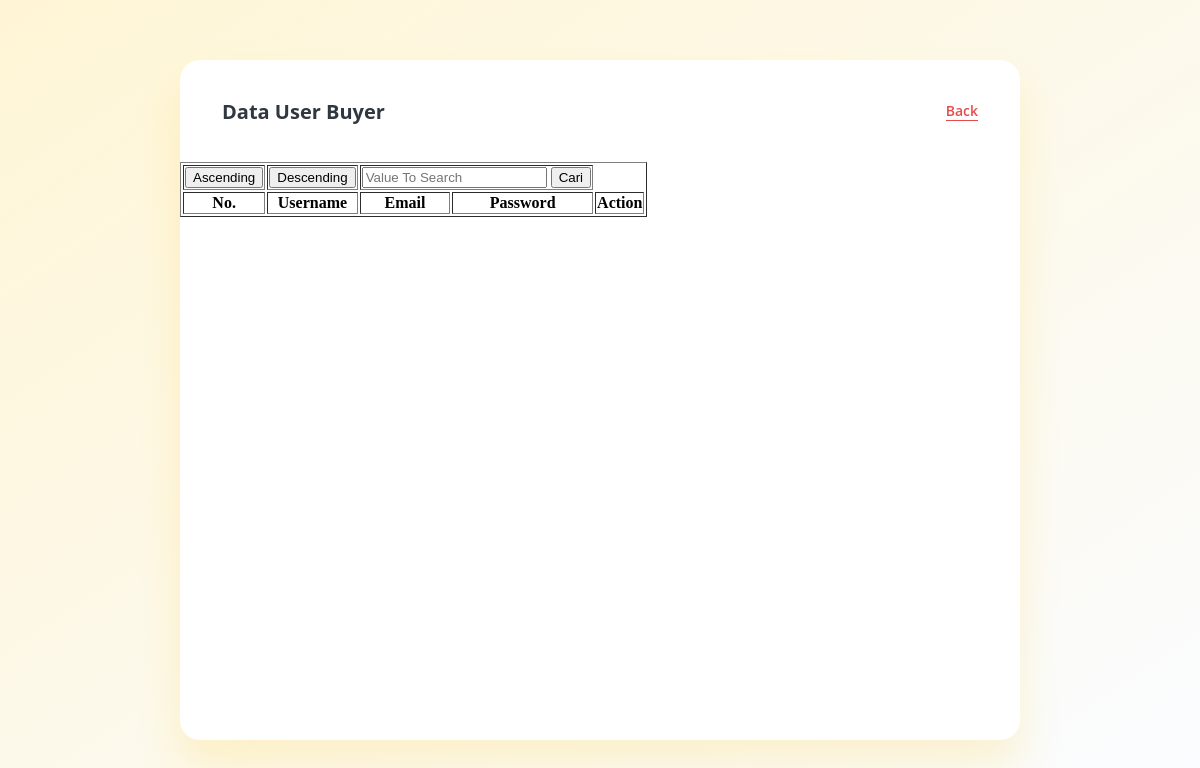
/edit-datauser.php, run on an earlier commit of the app's database.
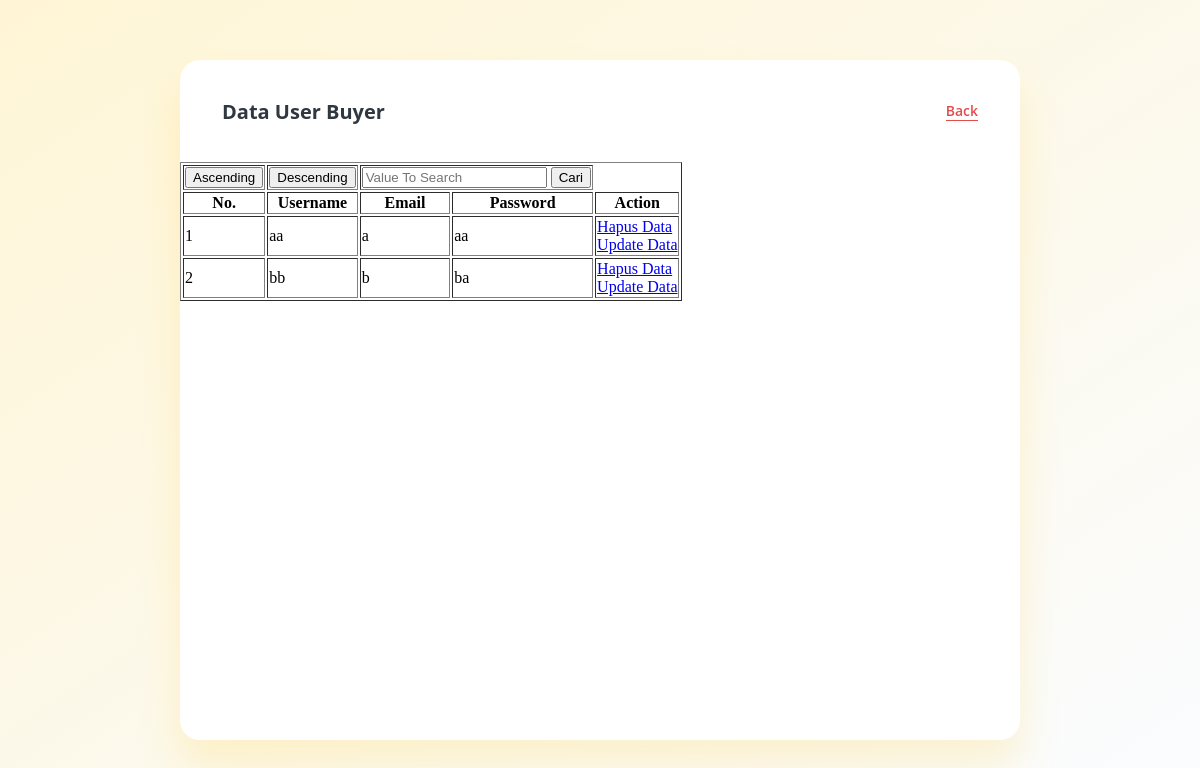
And on a later commit of the database.
### tables this page shows
CREATE TABLE `user` (
  `username` varchar(30) NOT NULL,
  `email` varchar(50) NOT NULL,
  `password` varchar(30) NOT NULL,
  `role` varchar(20) NOT NULL
);

### edit-datauser.php (the view, shortened to what this page needs)
<?php
    function executeQuery($query){
        require('db/koneksi.php');
        $result = mysqli_query($con, $query);
        return $result;
    }
    if(isset($_POST['ASC'])){
    $asc_query = "SELECT * FROM user
                WHERE role = 'user'
                ORDER BY username ASC";
    $result = executeQuery($asc_query);
    }
    elseif (isset ($_POST['DESC'])) {
    $desc_query = "SELECT * FROM user
                WHERE role = 'user'
                ORDER BY username DESC";
    $result = executeQuery($desc_query);
    }
    elseif (isset ($_POST['search'])) {
        $valueToSearch = $_POST['valueToSearch'];
        $s_query = "SELECT * FROM user
                WHERE role = 'user' AND CONCAT(username, email, password)
                LIKE '%".$valueToSearch."%'";
        $result = executeQuery($s_query);
        }
    else {
        $default_query = "SELECT * FROM user WHERE role = 'user'";
        $result = executeQuery($default_query);
}
?>
<!DOCTYPE html>
<html lang="en">
<head>
    <link rel="stylesheet" href="css/history.css">
</head>
<body>
    <div class="Cart-Container">
    <div class="Header">
        <h3 class="Heading">Data User Buyer</h3>
        <h5 class="Action">Back</h5>
    </div>
    <form method="post">
    <table border="1">
        <tr>
            <th>
            <input type="submit" name="ASC" value="Ascending">
            </th>
            <th>
            <input type="submit" name="DESC" value="Descending">
            </th>
            <th colspan="2">
            <input type="text" name="valueToSearch" placeholder="Value To Search">
            <input type="submit" name="search" value="Cari">
            </th>
        </tr>
        <tr>
            <th>No.</th>
            <th>Username</th>
            <th>Email</th>
            <th>Password</th>
            <th>Action</th>
        </tr>
        <?php
        $i = 1;
        while ($row = mysqli_fetch_assoc($result)) {?>
        <tr>
            <td> <?php echo $i ?> </td>
            <td><?php echo $row['username'] ?></td>
            <td><?php echo $row['email'] ?></td>
            <td><?php echo $row['password'] ?></td>
            <td><a href="del-datauser.php?id=<?php echo $row['username'] ?>">Hapus Data</a> <br>
            <a href="upd-datauser.php?id=<?php echo $row['username'] ?>">Update Data</a>
            </td>
        </tr>
        <?php $i++ ?>
        <?php } ?>
    </table>
    </form>
</body>
</html>

What changed in the data, as far as the page shows it:
added user: username "aa", email "a", password "aa"
added user: username "bb", email "b", password "ba"
